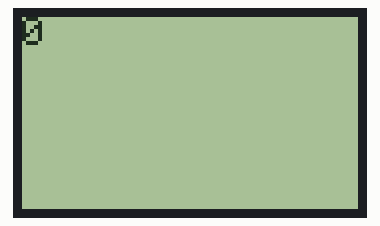
This sketch was run on a simulated Arduino Uno, built with avr-gcc and run on an emulated ATmega328P. On the bench: 84×48 one-colour display.

Above: at 0.1 s.
At 1.1 s:
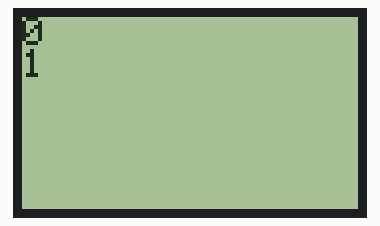
At 2.1 s:
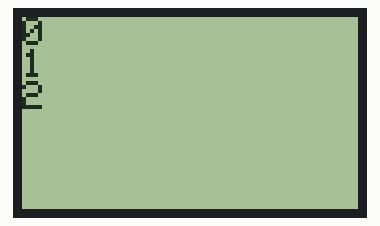
At 3.1 s:
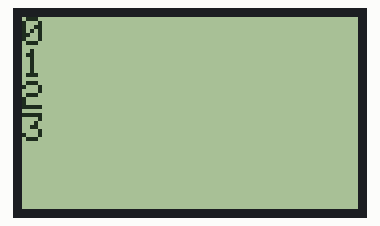
At 4.2 s:
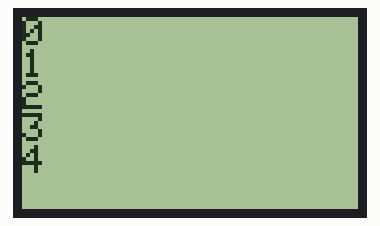
At 5.2 s:
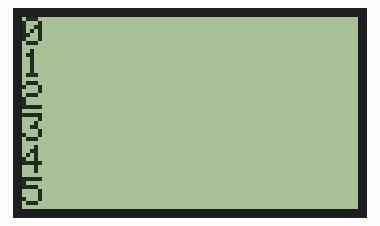

Measured:
- what the display in image 0 shows lasts 1.0 s, from 0.1 s to 1.1 s

The sketch:

test.ino
```cpp
#include <SPI.h>
#include <Adafruit_GFX.h>
#include <Adafruit_PCD8544.h>

//      SCK  - Pin 8
//      MOSI - Pin 9
//      DC   - Pin 10
//      RST  - Pin 12
//      CS   - Pin 11
//

// pin 7 - Serial clock out (SCLK)
// pin 6 - Serial data out (DIN)
// pin 5 - Data/Command select (D/C)
// pin 4 - LCD chip select (CS)
// pin 3 - LCD reset (RST)

//Adafruit_PCD8544 display = Adafruit_PCD8544(SCLK, DIN, DC, CS, RST);

Adafruit_PCD8544 display = Adafruit_PCD8544(8, 9, 10, 11, 12);


void setup()
{
  Serial.begin(9600);

  display.begin();
  // init done

  // you can change the contrast around to adapt the display
  // for the best viewing!
  display.setContrast(50);
  display.clearDisplay();
  display.display();

  // text display tests
  display.setTextSize(1);
  display.setTextColor(BLACK);

  for (int i = 0; i < 100; ++i) {
  display.println(i);
  display.display();
  delay(1000);
  }


//  display.setTextColor(WHITE, BLACK); // 'inverted' text
//  display.println(3.141592);
//  display.setTextSize(2);
//  display.setTextColor(BLACK);
//  display.print("0x"); display.println(0xDEADBEEF, HEX);
  display.display();

}


void loop()
{

}
```
